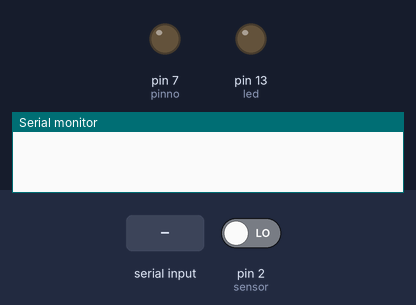
This sketch was run on a simulated Arduino Uno, built with avr-gcc and run on an emulated ATmega328P. Parts: output pins drawn as LEDs (lit = HIGH), the last lines printed to the serial monitor. The inputs (shaded band) are chosen by the test bench; at power-on: pin 2 (sensor) LOW.

Above: at 1.2 s.
1.3 s: pin 2 (sensor) driven HIGH
At 2.6 s:
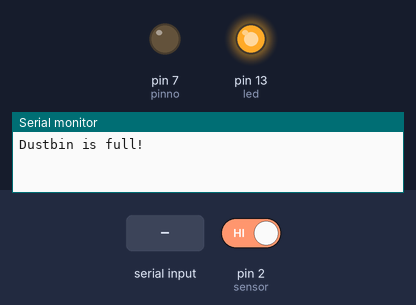
2.9 s: pin 2 (sensor) driven LOW
At 3.9 s:
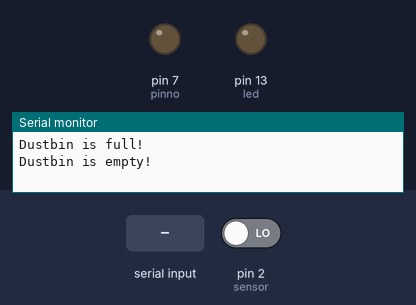
4.6 s: byte 30 received over Serial
At 5.4 s:
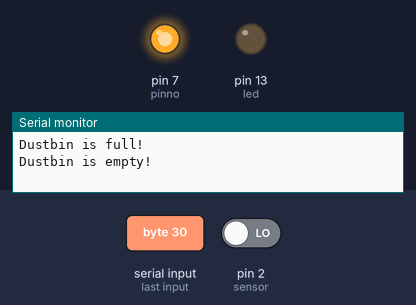
Timing chart, 0 to 7.6 s (numbered marks = the images above; inputs shaded):
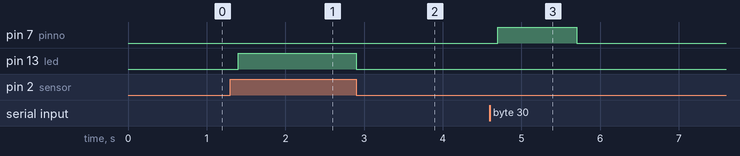

Measured:
- after the input at 1.3 s, pin 13 (led): LOW → HIGH after 0.10 s
- after the input at 2.9 s, pin 13 (led): HIGH → LOW at once
- after the input at 4.6 s, pin 7 (pinno): LOW → HIGH after 0.10 s, → LOW 1.0 s later

The sketch:

email_detection.ino
```cpp
int led = 13;                // the pin that the LED is atteched to
int sensor = 2;              // the pin that the sensor is atteched to
int state = LOW;             // by default, no obstacle detected
int val = 0;                 // variable to store the sensor status (value)
int pinno = 7;
void setup() {
  pinMode(led, OUTPUT);
  pinMode(pinno, OUTPUT); // initalize LED as an output
  pinMode(sensor, INPUT);    // initialize sensor as an input
  Serial.begin(9600);        // initialize serial
}

void loop(){
  val = digitalRead(sensor);   // read sensor value
  if (val == HIGH) {           // check if the sensor is HIGH
    digitalWrite(led, HIGH);   // turn LED ON
    delay(100);                // delay 100 milliseconds

    if (state == LOW) {
      Serial.println("Dustbin is full!");
      state = HIGH;       // update variable state to HIGH
    }

  }
  else if(Serial.available()){
      char inByte = Serial.read();

      digitalWrite(pinno , HIGH);
      delay(1000);
      //Serial.println(inByte);
    }
  else {
      digitalWrite(led, LOW);
      digitalWrite(pinno , LOW);// turn LED OFF
      delay(200);             // delay 200 milliseconds

      if (state == HIGH){
        Serial.println("Dustbin is empty!");
        state = LOW;       // update variable state to LOW
    }
  }
}
```
